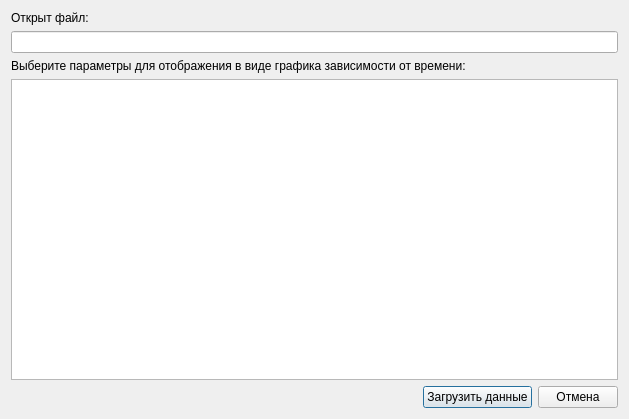
<?xml version="1.0" encoding="UTF-8"?>
<ui version="4.0">
 <class>chooseParamsFromFile</class>
 <widget class="QDialog" name="chooseParamsFromFile">
  <property name="geometry">
   <rect>
    <x>0</x>
    <y>0</y>
    <width>629</width>
    <height>419</height>
   </rect>
  </property>
  <property name="sizePolicy">
   <sizepolicy hsizetype="Minimum" vsizetype="Preferred">
    <horstretch>0</horstretch>
    <verstretch>0</verstretch>
   </sizepolicy>
  </property>
  <property name="windowTitle">
   <string>Dialog</string>
  </property>
  <layout class="QHBoxLayout" name="horizontalLayout">
   <item>
    <layout class="QVBoxLayout" name="verticalLayout_2">
     <item>
      <widget class="QLabel" name="label">
       <property name="text">
        <string>Открыт файл:</string>
       </property>
      </widget>
     </item>
     <item>
      <widget class="QLineEdit" name="lineEdit"/>
     </item>
     <item>
      <widget class="QLabel" name="label_2">
       <property name="font">
        <font>
         <stylestrategy>PreferDefault</stylestrategy>
        </font>
       </property>
       <property name="text">
        <string>Выберите параметры для отображения в виде графика зависимости от времени:</string>
       </property>
       <property name="textFormat">
        <enum>Qt::AutoText</enum>
       </property>
       <property name="scaledContents">
        <bool>true</bool>
       </property>
       <property name="alignment">
        <set>Qt::AlignLeading|Qt::AlignLeft|Qt::AlignVCenter</set>
       </property>
       <property name="wordWrap">
        <bool>true</bool>
       </property>
      </widget>
     </item>
     <item>
      <widget class="QListWidget" name="listWidget"/>
     </item>
     <item>
      <layout class="QHBoxLayout" name="horizontalLayout_2">
       <item>
        <spacer name="horizontalSpacer">
         <property name="orientation">
          <enum>Qt::Horizontal</enum>
         </property>
         <property name="sizeHint" stdset="0">
          <size>
           <width>40</width>
           <height>20</height>
          </size>
         </property>
        </spacer>
       </item>
       <item>
        <widget class="QPushButton" name="pushButton_ok">
         <property name="sizePolicy">
          <sizepolicy hsizetype="Fixed" vsizetype="Fixed">
           <horstretch>0</horstretch>
           <verstretch>0</verstretch>
          </sizepolicy>
         </property>
         <property name="text">
          <string>Загрузить данные</string>
         </property>
        </widget>
       </item>
       <item>
        <widget class="QPushButton" name="pushButton_cancel">
         <property name="text">
          <string>Отмена</string>
         </property>
        </widget>
       </item>
      </layout>
     </item>
    </layout>
   </item>
  </layout>
 </widget>
 <resources/>
 <connections/>
</ui>
